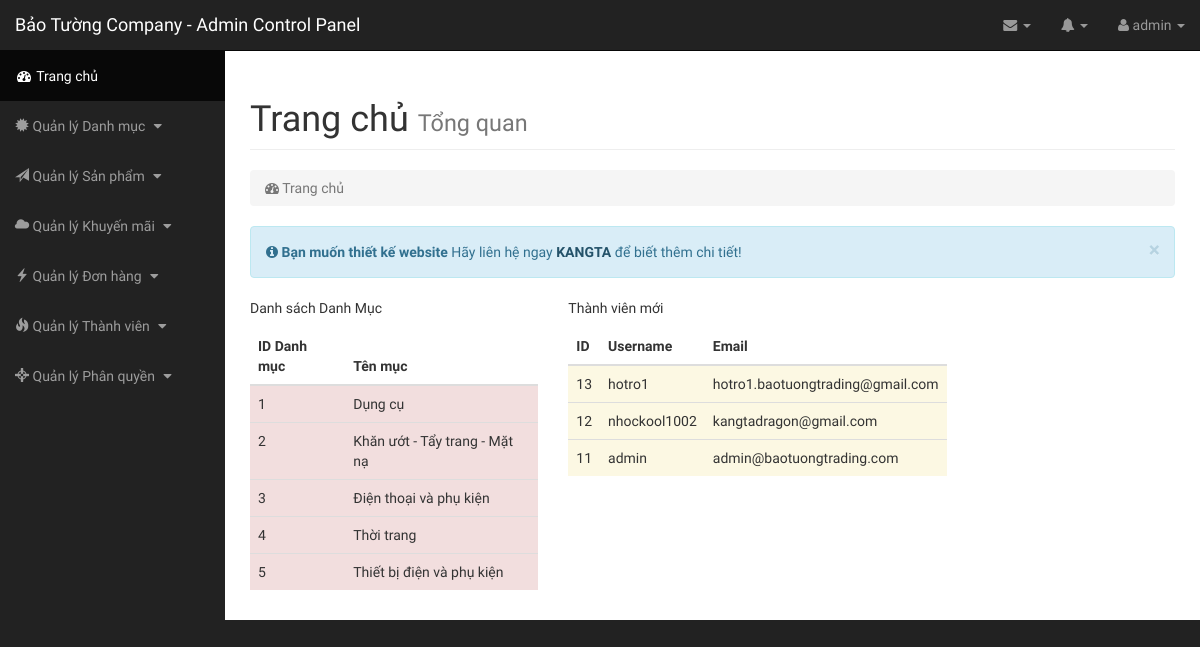
Screenshot of /admin/index.php (signed in) with the database file from the repository.
### tables this page shows
CREATE TABLE `category` (
  `catid` int(100) NOT NULL,
  `catname` varchar(200) NOT NULL,
  `catname_none` varchar(200) NOT NULL
);

CREATE TABLE `users` (
  `user_id` int(100) NOT NULL,
  `username` varchar(100) DEFAULT NULL,
  `password` varchar(100) DEFAULT NULL,
  `email` varchar(200) DEFAULT NULL
);

### admin/class/Db.class.php (called while the page is built, shortened)
<?php
class Db{
	private $conn = null;
	public function __construct()
	{
		$host ="mysql:host=". HOST."; dbname=". DB_NAME;
		try
		{
			$this->conn = new PDO($host, DB_USER, DB_PASS);
			$this->conn->query("set names 'utf8' ");
		}
		catch (PDOException $e)
		{
			echo "Error Connect to Database";
		}
	}
	private function query($sql, $arr = array(), $mode = PDO::FETCH_ASSOC)
	{
		$pre = $this->conn->prepare($sql);
		if(!$pre->execute($arr))
		{
			echo "Không thể thực thi"; exit;
		}
		return $pre->fetchAll($mode);
	}
	public function select($sql, $arr = array(), $mode = PDO::FETCH_ASSOC)
	{
		return $this->query($sql, $arr, $mode);
	}
}
?>

### admin/inc/pagewrapper.php (the view)
<div id="page-wrapper">
    <div class="container-fluid">
        <div class="row">
            <div class="col-lg-12">
                <h1 class="page-header">
                    Trang chủ <small>Tổng quan</small>
                </h1>
                <ol class="breadcrumb">
                    <li class="active">
                        <i class="fa fa-dashboard"></i> Trang chủ
                    </li>
                </ol>
            </div>
        </div>
        <div class="row">
            <div class="col-lg-12">
                <div class="alert alert-info alert-dismissable">
                    <button type="button" class="close" data-dismiss="alert" aria-hidden="true">&times;</button>
                    <i class="fa fa-info-circle"></i>  <strong>Bạn muốn thiết kế website</strong> Hãy liên hệ ngay <a href="https://www.facebook.com/godfather.1995" class="alert-link">KANGTA</a> để biết thêm chi tiết!
                </div>
            </div>
        </div>
        <div class="row">
          <div class="col-lg-4">
            <p>Danh sách Danh Mục</p>
            <table class="table text-sm-center">
    <thead>
      <tr>
        <th>ID Danh mục</th>
        <th>Tên mục</th>
      </tr>
    </thead>
    <tbody>
      <?php
        $sql = "SELECT * FROM category LIMIT 0,5";
        $rows = $obj->select($sql);
        foreach ($rows as $row) {
      ?>
      <tr class="danger">
        <td class="success"><?php echo $row["catid"]; ?></td>
        <td><?php echo $row["catname"]; ?></td>
      </tr>
      <?php
        }
      ?>
    </tbody>
  </table>
          </div>
          <div class="col-lg-4">
            <p>Thành viên mới</p>
            <table class="table text-sm-center">
    <thead>
      <tr>
        <th>ID</th>
        <th>Username</th>
        <th>Email</th>
      </tr>
    </thead>
    <tbody>
      <?php
        $sql1 = "SELECT * FROM users
                ORDER BY user_id DESC
                LIMIT 0,5";
        $rows = $obj->select($sql1);
        foreach ($rows as $row) {
      ?>
      <tr class="warning">
        <td class="success"><?php echo $row["user_id"]; ?></td>
        <td><?php echo $row["username"]; ?></td>
        <td><?php echo $row["email"]; ?></td>
      </tr>
      <?php
        }
      ?>
    </tbody>
  </table>
          </div>
        </div>
    </div>
</div>

### admin/css/sb-admin.css (style rules this page uses)
body { margin-top: 100px; background-color: #222; }
@media (min-width:768px) { body { margin-top: 50px; } }
#page-wrapper { width: 100%; padding: 0; background-color: #fff; }
@media (min-width:768px) { #page-wrapper { padding: 10px; } }

### admin/css/customcss.css (style rules this page uses)
* body { font-family: 'Fira Sans Extra Condensed', sans-serif; }

### rows the page displays
category: catid "1", catname "Dụng cụ"
category: catid "2", catname "Khăn ướt - Tẩy trang - Mặt nạ"
category: catid "3", catname "Điện thoại và phụ kiện"
category: catid "4", catname "Thời trang"
category: catid "5", catname "Thiết bị điện và phụ kiện"
users: user_id "13", username "hotro1", email "hotro1.baotuongtrading@gmail.com"
users: user_id "12", username "nhockool1002", email "kangtadragon@gmail.com"
users: user_id "11", username "admin", email "admin@baotuongtrading.com"

### other values shown
$_SESSION['user'] "admin"
